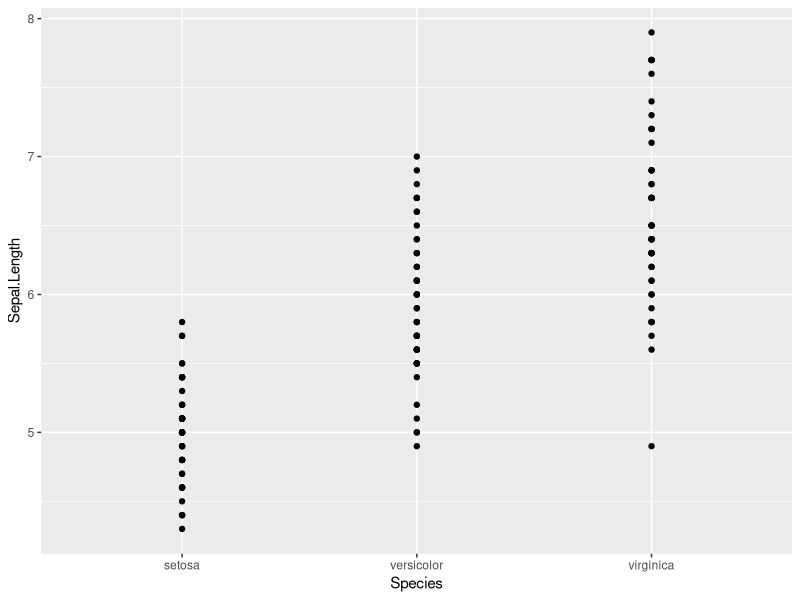
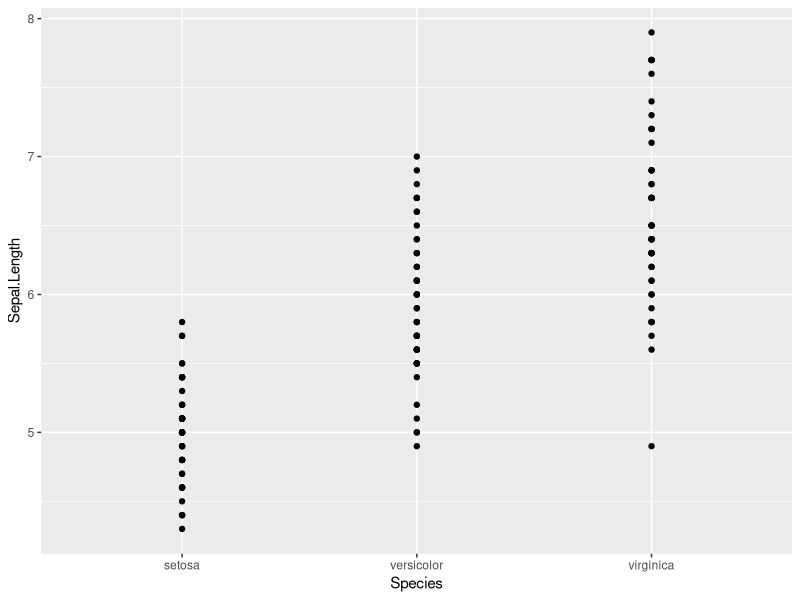
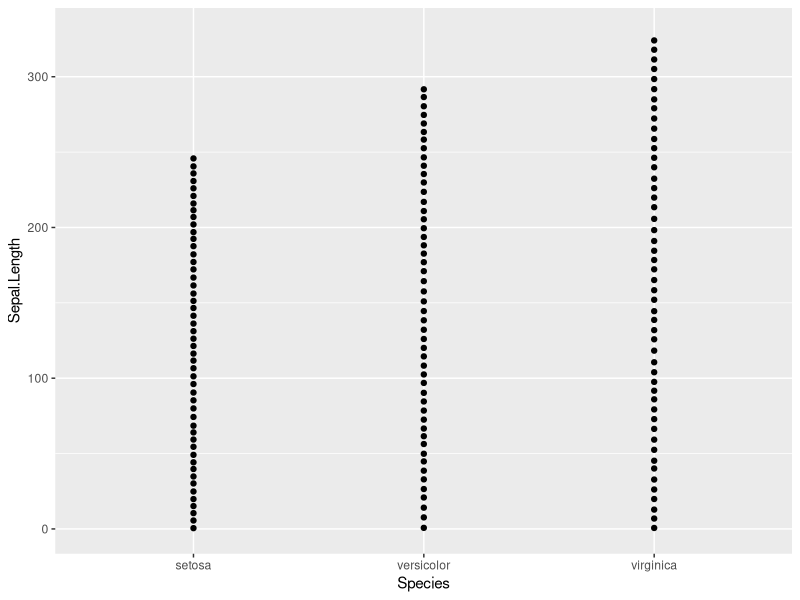
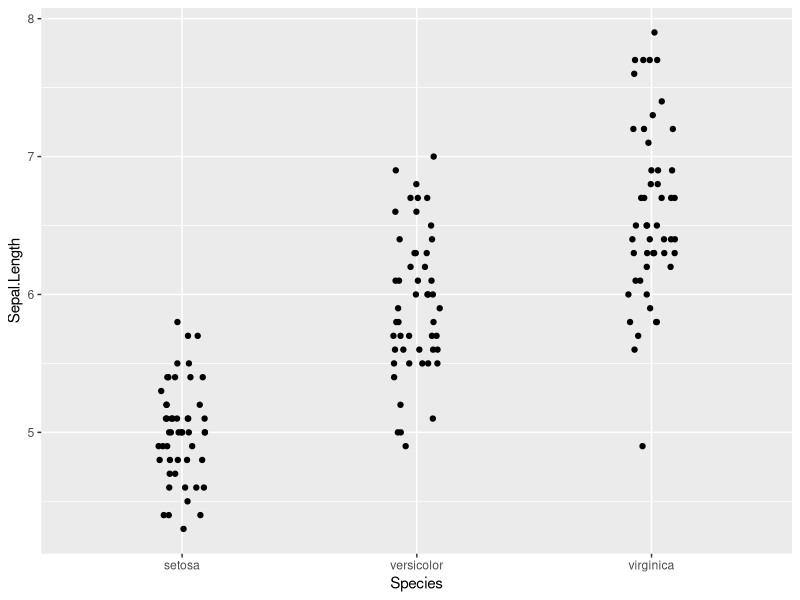
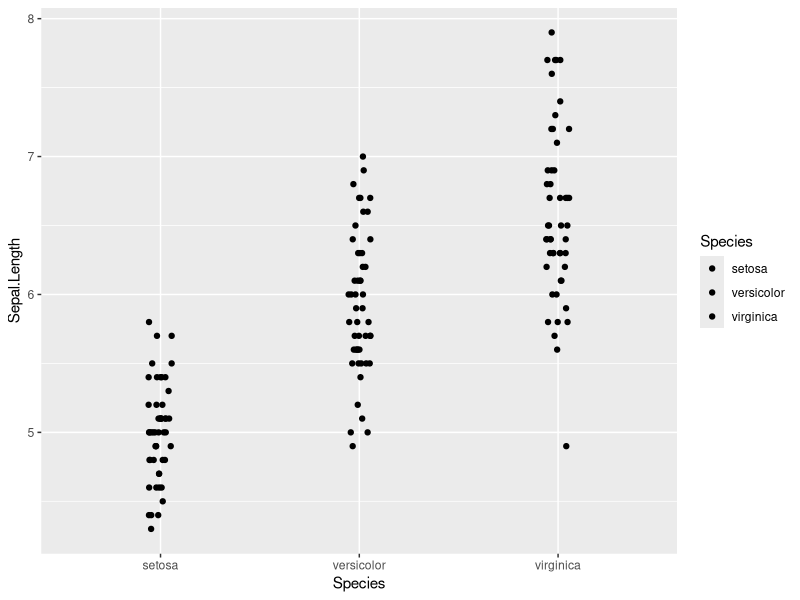

These figures' R source, in order: (Note: this script raises an error after producing the figures.)
## ---- chunk 1
library(ggplot2)

ggplot(iris, aes(x=Species, y=Sepal.Length)) +
  geom_point()

ggplot(iris, aes(x=Species, y=Sepal.Length)) +
  geom_point(position = position_dodge())

ggplot(iris, aes(x=Species, y=Sepal.Length, ymax=Sepal.Length+0.2)) +
  geom_point(position = position_stack(0.1, 0))

ggplot(iris, aes(x=Species, y=Sepal.Length)) +
  geom_point(position = position_jitter(0.1, 0))

ggplot(iris, aes(x=Species, fill=Species, y=Sepal.Length)) +
  geom_point(position = position_jitterdodge(0.3, 0))


#
# factor

# jednak nie jest zaimplementowane

ggplot(iris, aes(x=Species, y=factor(Sepal.Length), group=factor(Sepal.Length))) +
  geom_point(position = position_dodge(width = 0.2, 0))





#
# geom _line
#
ggplot(iris, aes(x=Sepal.Width, y=Sepal.Length)) +
  geom_path() + 
  geom_point()

ggplot(iris, aes(x=Sepal.Width, y=Sepal.Length)) +
  geom_path(position = "stack") + 
  geom_point()


ggplot(iris, aes(x=Sepal.Width, y=Sepal.Length)) +
  geom_path(position = "dodge") + 
  geom_point()
